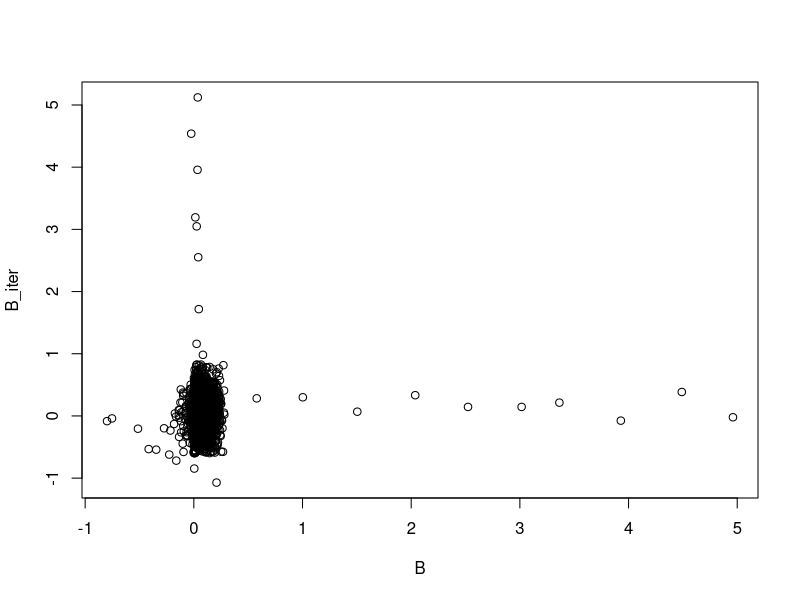
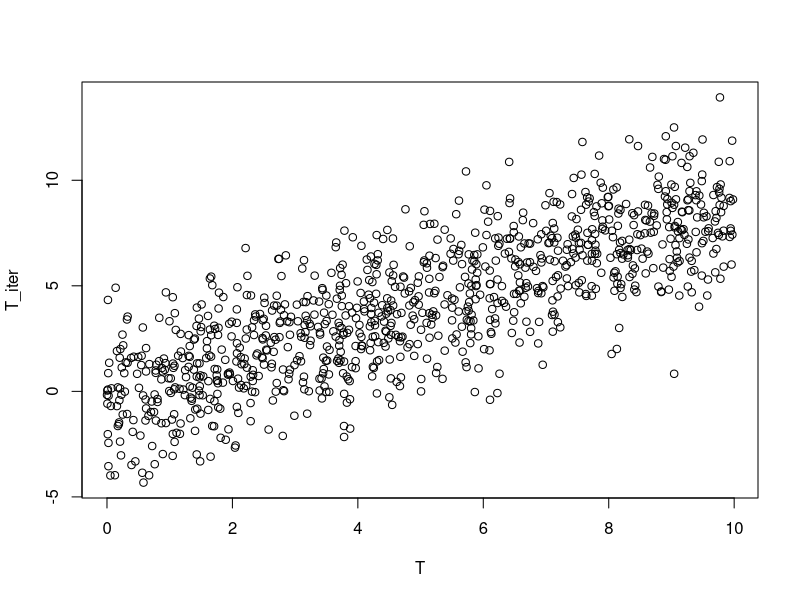
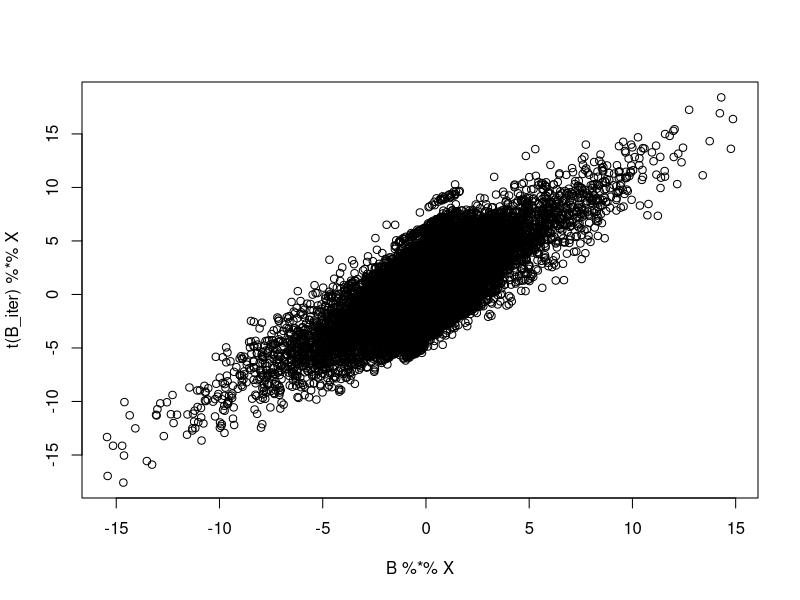
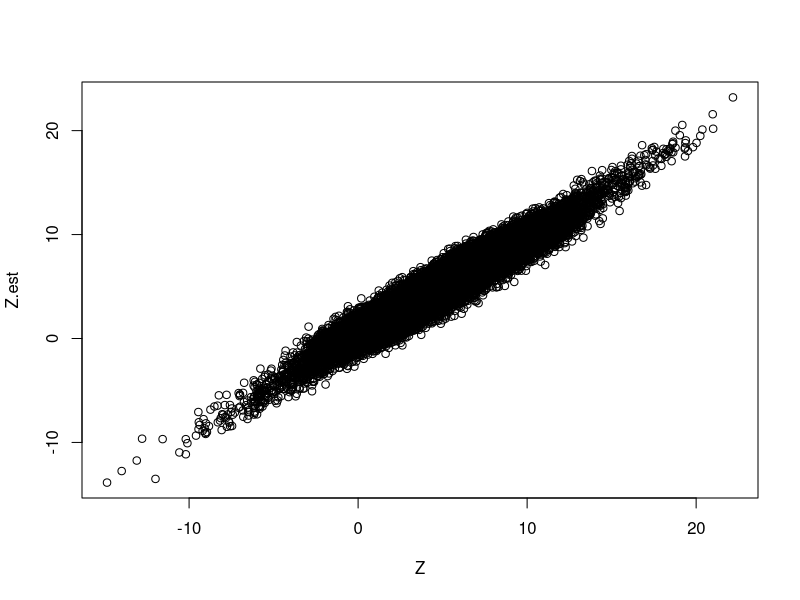

Write the R code that produced these figures, in order.
# Used library
library(mvtnorm)
library(expm)
library(MASS)
library(tidyverse)
set.seed(120733)


## ANN function
rrr <- function(X,Y,lambda,gamma = 2){
  rrresult <- list()
  
  #1 estimate C using LS estimator (generalized inverse is used)
  Clhat <- ginv(t(X)%*%X)%*%t(X)%*% Y
  
  #2 eigendecomposite of CLhar
  Uhat <- svd(X%*%Clhat)$u
  vhat <- svd(X%*%Clhat)$v
  D <- diag(svd(X%*%Clhat)$d)
  
  #3. weight for soft-thredshold and rank
  weight <-  (svd(X%*%Clhat)$d)^(-gamma)
  rrresult$r <-  sum(svd(X%*%Clhat)$d > lambda^(1/(gamma+1)))
  
  #4. soft-thredsholding
  diagvalue <-  svd(X%*%Clhat)$d -lambda*weight
  th <- ifelse(diagvalue < 0, 0, diagvalue)
  SDhat <-  diag(th)
  
  rrresult$thd <- diagvalue
  
  #5. low rank solution C
  rrresult$CShat <-  Clhat %*% vhat %*% ginv(D) %*% SDhat %*% t(vhat)
  
  return(rrresult)
}

# function to generate a random orthonormal matrix
rortho <- function(x){
  return(qr.Q(qr(array(runif(x), dim = c(x,x)))))
}

# simulation settings
# sample size n (n person's data have been taken)
n <- 1000

# number of metabolites
m <- 100

# number of taxa
k <- 40

# rank of matrix B
r <- 10

# # Generate X from Multivariate Normal Distribution (Original method)
# rho <- 0.4
# Sigma <- diag(1, n)
# for (i in 1:(n-1)){
#   for (j in (i+1):n){
#     Sigma[i, j] <- Sigma[j, i] <- rho^abs(i-j)
#   }
# }
# Sigma.eigen <- eigen(Sigma)
# X.raw <- matrix(rnorm(m*n), nrow = m, ncol = n)
# # X <-as.matrix(rbind(rep(1, n), X.raw %*% diag(sqrt(pmax(Sigma.eigen$values, 0))) %*% 
# #                      t(Sigma.eigen$vectors)))
# X <-X.raw %*% diag(sqrt(pmax(Sigma.eigen$values, 0))) %*% 
#                       t(Sigma.eigen$vectors)

# Generate X from Multivariate Noromal with identity variance and covariance matrix
# Method 1:
# X <- matrix(rnorm(m*n), nrow = m, ncol = n)

# Each entry is iid distributed from N(0, 1), center it afterwards
# Method 2: (don't know why it does not work!)
# X.raw <- matrix(rnorm(m*n), nrow = m, ncol = n)
# X.mean <- matrix(rep(rowMeans(X.raw), each = n), ncol = n, byrow = T)
# X <- X.raw - X.mean


# Method 3: covariance structure & centered
# X cannot be centered since it has to be a invertible matrix 
# rho <- 0.4
# Sigma <- diag(1, n)
# for (i in 1:(n-1)){
#   for (j in (i+1):n){
#     Sigma[i, j] <- Sigma[j, i] <- rho^abs(i-j)
#   }
# }
# Sigma.eigen <- eigen(Sigma)
# X.raw <- matrix(rnorm(m*n), nrow = m, ncol = n)
# # X <-as.matrix(rbind(rep(1, n), X.raw %*% diag(sqrt(pmax(Sigma.eigen$values, 0))) %*%
# #                      t(Sigma.eigen$vectors)))
# X.raw <-X.raw %*% diag(sqrt(pmax(Sigma.eigen$values, 0))) %*%
#                       t(Sigma.eigen$vectors)
# X.mean <-  matrix(rep(rowMeans(X.raw), each = n), ncol = n, byrow = T)
# X <- X.raw - X.mean


# Method 4: randomize the variance and covaraince matrix
# Sigma <- diag(runif(n), n)
# for (i in 1:(n-1)){
#   for (j in (i+1):n){
#     Sigma[i, j] <- Sigma[j, i] <- runif(1)
#   }
# }
# Sigma.eigen <- eigen(Sigma)
# X.raw <- matrix(rnorm(m*n), nrow = m, ncol = n)
# X <- X.raw %*% diag(sqrt(pmax(Sigma.eigen$values, 0))) %*%
#                       t(Sigma.eigen$vectors)

# Method 5: randomize the variance and covariance matrix, then centered
# Sigma <- diag(runif(n), n)
# for (i in 1:(n-1)){
#   for (j in (i+1):n){
#     Sigma[i, j] <- Sigma[j, i] <- runif(1)
#   }
# }
# Sigma.eigen <- eigen(Sigma)
# X.raw <- matrix(rnorm(m*n), nrow = m, ncol = n)
# X.raw <- X.raw %*% diag(sqrt(pmax(Sigma.eigen$values, 0))) %*%
#                       t(Sigma.eigen$vectors)
# X.mean <-  matrix(rep(rowMeans(X.raw), each = n), ncol = n, byrow = T)
# X <- X.raw - X.mean


# Method 6: Centered use the grand mean
rho <- 0.4
Sigma <- diag(1, n)
for (i in 1:(n-1)){
  for (j in (i+1):n){
    Sigma[i, j] <- Sigma[j, i] <- rho^abs(i-j)
  }
}
Sigma.eigen <- eigen(Sigma)
X.raw <- matrix(rnorm(m*n), nrow = m, ncol = n)
X.raw <-X.raw %*% diag(sqrt(pmax(Sigma.eigen$values, 0))) %*%
                      t(Sigma.eigen$vectors)
grand.mean <- mean(X.raw)
X.mean <-  matrix(grand.mean, ncol = n, nrow = m)
X <- X.raw - X.mean


# Generate low-rank matrix B
sing.vals <- 5*((r:1)/r + 1/r)
B <- rortho(k)[,1:r] %*% diag(sing.vals) %*% rortho(m)[1:r,]

# Generate T vector from Unif(0, 10)
T <- matrix(runif(n, min = 0, max = 10), nrow = 1)

# Generate random error
E <- matrix(rnorm(k*n), nrow = k, ncol = n)

# Calculate our new Z = XB + 1T + E
Z <- B %*% X + matrix(rep(1, k), ncol = 1) %*% T + E

# convergence criterion
vareps <- 10^(-3)

# range of lambda
lambda.seq <- exp(seq(8, 8, 1))
rank.est <- rep(0, length(lambda.seq))
converge.iter <- rep(0, length(lambda.seq))

for (i in 1: length(lambda.seq)) {
  # initial estimated B
  qrX <- qr(t(X), tol = 10^-7)
  B_iter <- qr.coef(qrX, t(Z))
  
  # B_iter <- t(B)
  
  # initial estimated T
  T_iter <- matrix(rowMeans(t(Z) - t(X) %*% B_iter), nrow = 1)
  
  disT <- 1
  disB <- 1
  disXB <- 1
  iter.count <- 1
  
  while ((((disB > vareps) || (disT > vareps))  && ((disXB > vareps) || (disT > vareps))) && (iter.count < 3000)) {
    Z_iter <- t(Z) - t(T_iter) %*% t(matrix(rep(1, k), ncol = 1))
    B_iter_next <- rrr(t(X), Z_iter, lambda = lambda.seq[i])$CShat
    B_iter_next_rank <- rrr(t(X), Z_iter, lambda = lambda.seq[i])$r
 
    # B_iter_next <- t(B)
    T_iter_next <- matrix(rowMeans(t(Z) - t(X) %*% B_iter_next), nrow = 1)
    # T_iter_next <- T
    disT <- sum((T_iter - T_iter_next)^2)
    disB <- sum((B_iter - B_iter_next)^2)
    disXB <- sum((t(B_iter) %*% X - t(B_iter_next) %*% X)^2)
    
    Z.est <-  t(B_iter) %*% X + matrix(rep(1, k), ncol = 1) %*% T_iter
    B_iter <- B_iter_next
    T_iter <- T_iter_next
    iter.count <- iter.count + 1
    # print(iter.count)
    # print(T_iter[1:10])
  }
  rank.est[i] <- B_iter_next_rank
  converge.iter[i] <- iter.count
  
  # save image for B matrix
  png(paste0("plot-B_grdcent", i, ".png"))
  plot(B, B_iter)
  dev.off()

  # save image for T matrix
  png(paste0("plot-T_grdcent", i, ".png"))
  plot(T, T_iter)
  dev.off()

  # save image for XB matrix
  png(paste0("plot-XB_grdcent", i, ".png"))
  plot(B %*% X, t(B_iter) %*% X)
  dev.off()

  # save image for Z matrix
  png(paste0("plot-Z_grdcent", i, ".png"))
  plot(Z, Z.est)
  dev.off()
}


#plot(B%*%X, t(B_iter) %*% X)
